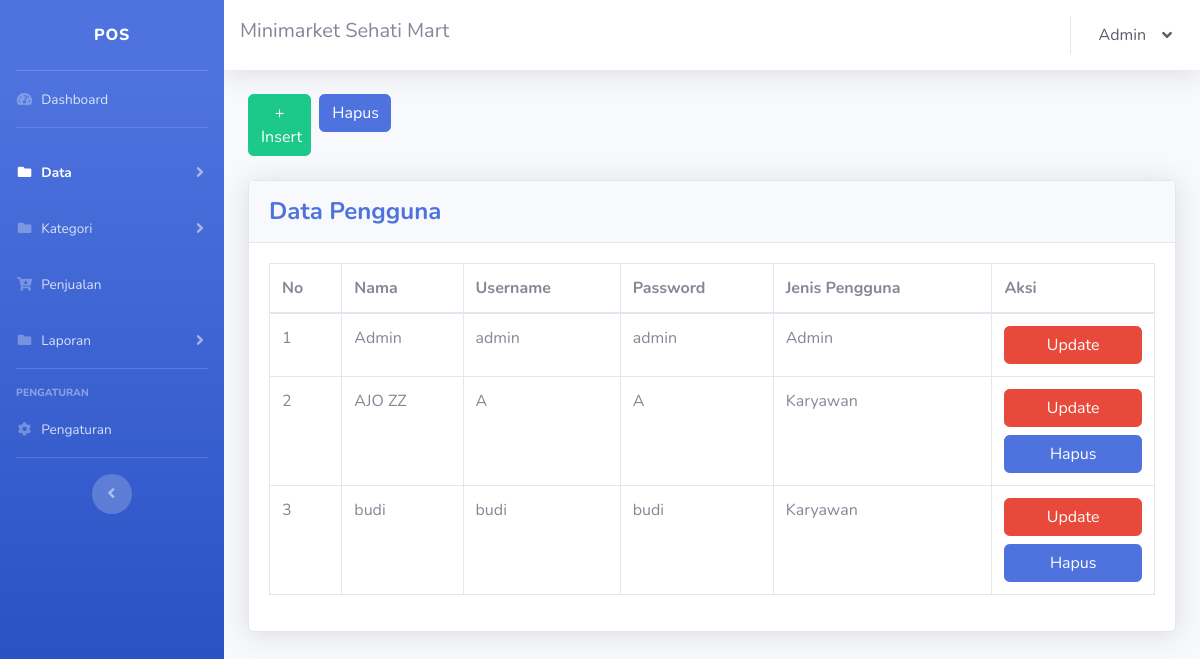
Screenshot of /karyawan.php (signed in) with the database file from the repository.
### tables this page shows
CREATE TABLE `tbl_pengaturan` (
  `pengaturan_id` int NOT NULL,
  `pengaturan_nama_sidebar` text NOT NULL,
  `pengaturan_nama_navbar` text NOT NULL,
  `pengaturan_alamat` text NOT NULL,
  `pengaturan_no_hp` varchar(15) NOT NULL
);

CREATE TABLE `tbl_pengguna` (
  `pengguna_id` int NOT NULL,
  `pengguna_nama` text NOT NULL,
  `username` varchar(30) NOT NULL,
  `password` varchar(30) NOT NULL,
  `pengguna_pilihan` varchar(30) NOT NULL
);

### karyawan.php (the view, shortened to what this page needs)
<!DOCTYPE html>
<html lang="en">
<?php
include 'config.php';
$data = mysqli_query($config, "SELECT * FROM tbl_pengaturan");
$row = mysqli_fetch_assoc($data);
$pengaturan_nama_sidebar = $row["pengaturan_nama_sidebar"];
$pengaturan_nama_navbar = $row["pengaturan_nama_navbar"];
$data2 = mysqli_query($config, "SELECT * FROM tbl_pengguna WHERE pengguna_id='{$_SESSION['pengguna_id']}'");
$row1 = mysqli_fetch_assoc($data2);
$pengguna_nama = $row1["pengguna_nama"];
?>
<head>
    <link href="vendor/fontawesome-free/css/all.min.css" rel="stylesheet" type="text/css">
    <link href="css/sb-admin-2.min.css" rel="stylesheet">
</head>
<body id="page-top">
    <div id="wrapper">
        <ul class="navbar-nav bg-gradient-primary sidebar sidebar-dark accordion" id="accordionSidebar">
            <a class="sidebar-brand d-flex align-items-center justify-content-center" href="index.html">
                <div class="sidebar-brand-text mx-3"><?= htmlspecialchars($pengaturan_nama_sidebar) ?></div>
            </a>
            <hr class="sidebar-divider my-0">
            <li class="nav-item">
                <a class="nav-link" href="index.php">
                    <i class="fas fa-fw fa-tachometer-alt"></i>
                    <span>Dashboard</span>
                </a>
            </li>
            <hr class="sidebar-divider">
            <li class="nav-item active">
                <a class="nav-link collapsed" href="#" data-toggle="collapse" data-target="#collapseTwo" aria-expanded="true" aria-controls="collapseTwo">
                    <i class="fas fa-fw fa-folder"></i>
                    <span>Data</span>
                </a>
            </li>
            <li class="nav-item">
                <a class="nav-link collapsed" href="#" data-toggle="collapse" data-target="#collapseThree" aria-expanded="true" aria-controls="collapseThree">
                    <i class="fas fa-fw fa-folder"></i>
                    <span>Kategori</span>
                </a>
            </li>
            <li class="nav-item">
                <a class="nav-link" href="penjualan.php">
                    <i class="fas fa-fw fa-cart-arrow-down"></i>
                    <span>Penjualan</span>
                </a>
            </li>
            <li class="nav-item">
                <a class="nav-link collapsed" href="#" data-toggle="collapse" data-target="#collapseFour" aria-expanded="true" aria-controls="collapseFour">
                    <i class="fas fa-fw fa-folder"></i>
                    <span>Laporan</span>
                </a>
            </li>
            <hr class="sidebar-divider">
            <div class="sidebar-heading">Pengaturan</div>
            <li class="nav-item">
                <a class="nav-link" href="pengaturan.php">
                    <i class="fas fa-fw fa-cog"></i>
                    <span>Pengaturan</span>
                </a>
            </li>
            <hr class="sidebar-divider d-none d-md-block">
            <div class="text-center d-none d-md-inline">
                <button class="rounded-circle border-0" id="sidebarToggle"></button>
            </div>
        </ul>
        <div id="content-wrapper" class="d-flex flex-column">
            <div id="content">
                <nav class="navbar navbar-expand navbar-light bg-white topbar mb-4 static-top shadow">
                    <h5><?= htmlspecialchars($pengaturan_nama_navbar) ?></h5>
                    <ul class="navbar-nav ml-auto">
                        <li class="nav-item dropdown no-arrow">
                            <a class="nav-link dropdown-toggle text-dark" href="#" id="userDropdown" role="button" data-toggle="dropdown" aria-haspopup="true" aria-expanded="false">
                                <?= htmlspecialchars($pengguna_nama) ?>
                                <i class="ml-3 fas fa-angle-down"></i>
                            </a>
                        </li>
                    </ul>
                </nav>
                <div class="container-fluid">
                    <div class="row my-4">
                        <div class="col-lg-1 pr-1">
                            <a href="karyawan_insert.php" class="btn btn-success btn-block">+ Insert</a>
                        </div>
                        <div class="col-lg-1 px-1">
                            <a href="karyawan_hapus.php" class="btn btn-primary btn-user btn-block">Hapus</a>
                        </div>
                    </div>
                    <div class="card shadow mb-4">
                        <div class="card-header py-3">
                            <h4 class="m-0 font-weight-bold text-primary">Data Pengguna</h4>
                        </div>
                        <div class="card-body">
                            <div class="table-responsive">
                                <table class="table table-bordered" width="100%" cellspacing="0">
                                    <thead>
                                        <tr>
                                            <th>No</th>
                                            <th>Nama</th>
                                            <th>Username</th>
                                            <th>Password</th>
                                            <th>Jenis Pengguna</th>
                                            <th>Aksi</th>
                                        </tr>
                                    </thead>
                                    <tbody>
                                        <?php
                                        $no = 1;
                                        $data3 = mysqli_query($config, "SELECT * FROM tbl_pengguna");
                                        while ($row3 = mysqli_fetch_assoc($data3)) {
                                            $pengguna_id = $row3["pengguna_id"];
                                            $pengguna_nama = htmlspecialchars($row3["pengguna_nama"]);
                                            $username = htmlspecialchars($row3["username"]);
                                            $password = htmlspecialchars($row3["password"]);
                                            $pengguna_pilihan = htmlspecialchars($row3["pengguna_pilihan"]);
                                            $aksi = "<a href='karyawan_update.php?pengguna_id=$pengguna_id' class='btn btn-danger btn-user btn-block'>Update</a>";
                                            if ($pengguna_pilihan != "Admin") {
                                                $aksi .= "<a href='karyawan_hapus_satuan.php?pengguna_id=$pengguna_id' class='btn btn-primary btn-user btn-block'>Hapus</a>";
                                            }
                                            echo "<tr>
                                                    <td>$no</td>
                                                    <td>$pengguna_nama</td>
                                                    <td>$username</td>
                                                    <td>$password</td>
                                                    <td>$pengguna_pilihan</td>
                                                    <td>$aksi</td>
                                                </tr>";
                                            $no++;
                                        }
                                        ?>
                                    </tbody>
                                </table>
                            </div>
                        </div>
                    </div>
                </div>
            </div>
        </div>
    </div>
</body>
</html>

### rows the page displays
tbl_pengaturan: pengaturan_nama_sidebar "POS", pengaturan_nama_navbar "Minimarket Sehati Mart"
tbl_pengguna: pengguna_nama "Admin", username "admin", password "admin", pengguna_pilihan "Admin"
tbl_pengguna: pengguna_nama "AJO ZZ", username "A", password "A", pengguna_pilihan "Karyawan"
tbl_pengguna: pengguna_nama "budi", username "budi", password "budi", pengguna_pilihan "Karyawan"
